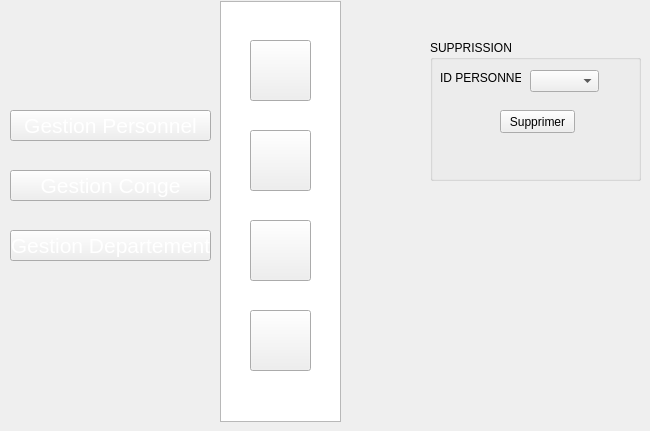
   <widget class="QWidget" name="page_16">
    <widget class="QPushButton" name="pushButton_104">
     <property name="geometry">
      <rect>
       <x>250</x>
       <y>310</y>
       <width>61</width>
       <height>61</height>
      </rect>
     </property>
     <property name="styleSheet">
      <string notr="true">image: url(:/new/prefix1/img/icon-supp2 (1).png);</string>
     </property>
     <property name="text">
      <string/>
     </property>
    </widget>
    <widget class="QPushButton" name="pushButton_105">
     <property name="geometry">
      <rect>
       <x>10</x>
       <y>170</y>
       <width>201</width>
       <height>31</height>
      </rect>
     </property>
     <property name="font">
      <font>
       <pointsize>16</pointsize>
       <weight>50</weight>
       <bold>false</bold>
      </font>
     </property>
     <property name="styleSheet">
      <string notr="true">color: rgb(255, 255, 255);

background-image: url(:/new/prefix1/img/selected2.png);</string>
     </property>
     <property name="text">
      <string>Gestion Conge</string>
     </property>
    </widget>
    <widget class="QPushButton" name="pushButton_106">
     <property name="geometry">
      <rect>
       <x>250</x>
       <y>130</y>
       <width>61</width>
       <height>61</height>
      </rect>
     </property>
     <property name="styleSheet">
      <string notr="true">image: url(:/new/prefix1/img/icon-modif2 (1).png);</string>
     </property>
     <property name="text">
      <string/>
     </property>
    </widget>
    <widget class="QPushButton" name="pushButton_107">
     <property name="geometry">
      <rect>
       <x>250</x>
       <y>40</y>
       <width>61</width>
       <height>61</height>
      </rect>
     </property>
     <property name="styleSheet">
      <string notr="true">image: url(:/new/prefix1/img/icon-ajout2.png);
background-image: url(:/new/prefix1/img/bg.png);</string>
     </property>
     <property name="text">
      <string/>
     </property>
    </widget>
    <widget class="QListView" name="listView_12">
     <property name="geometry">
      <rect>
       <x>220</x>
       <y>1</y>
       <width>121</width>
       <height>421</height>
      </rect>
     </property>
     <property name="styleSheet">
      <string notr="true">background-image: url(:/new/prefix1/img/selected.png);</string>
     </property>
    </widget>
    <widget class="QPushButton" name="pushButton_109">
     <property name="geometry">
      <rect>
       <x>10</x>
       <y>110</y>
       <width>201</width>
       <height>31</height>
      </rect>
     </property>
     <property name="font">
      <font>
       <pointsize>16</pointsize>
       <weight>50</weight>
       <bold>false</bold>
      </font>
     </property>
     <property name="styleSheet">
      <string notr="true">color: rgb(255, 255, 255);</string>
     </property>
     <property name="text">
      <string>Gestion Personnel</string>
     </property>
    </widget>
    <widget class="QPushButton" name="pushButton_110">
     <property name="geometry">
      <rect>
       <x>250</x>
       <y>220</y>
       <width>61</width>
       <height>61</height>
      </rect>
     </property>
     <property name="styleSheet">
      <string notr="true">image: url(:/new/prefix1/img/icon-afficher2.png);</string>
     </property>
     <property name="text">
      <string/>
     </property>
    </widget>
    <widget class="QPushButton" name="pushButton_131">
     <property name="geometry">
      <rect>
       <x>10</x>
       <y>230</y>
       <width>201</width>
       <height>31</height>
      </rect>
     </property>
     <property name="font">
      <font>
       <pointsize>16</pointsize>
       <weight>50</weight>
       <bold>false</bold>
      </font>
     </property>
     <property name="styleSheet">
      <string notr="true">color: rgb(255, 255, 255);</string>
     </property>
     <property name="text">
      <string>Gestion Departement</string>
     </property>
    </widget>
    <widget class="QGroupBox" name="groupBox_2">
     <property name="geometry">
      <rect>
       <x>430</x>
       <y>40</y>
       <width>211</width>
       <height>141</height>
      </rect>
     </property>
     <property name="title">
      <string>SUPPRISSION</string>
     </property>
     <widget class="QLabel" name="label_49">
      <property name="geometry">
       <rect>
        <x>10</x>
        <y>30</y>
        <width>81</width>
        <height>16</height>
       </rect>
      </property>
      <property name="text">
       <string>ID PERSONNEL:</string>
      </property>
      <property name="scaledContents">
       <bool>false</bool>
      </property>
     </widget>
     <widget class="QPushButton" name="supprimerconge">
      <property name="geometry">
       <rect>
        <x>70</x>
        <y>70</y>
        <width>75</width>
        <height>23</height>
       </rect>
      </property>
      <property name="text">
       <string>Supprimer</string>
      </property>
     </widget>
     <widget class="QComboBox" name="id_p_3">
      <property name="geometry">
       <rect>
        <x>100</x>
        <y>30</y>
        <width>69</width>
        <height>22</height>
       </rect>
      </property>
     </widget>
    </widget>
    <zorder>listView_12</zorder>
    <zorder>pushButton_104</zorder>
    <zorder>pushButton_105</zorder>
    <zorder>pushButton_106</zorder>
    <zorder>pushButton_107</zorder>
    <zorder>pushButton_109</zorder>
    <zorder>pushButton_110</zorder>
    <zorder>pushButton_131</zorder>
    <zorder>groupBox_2</zorder>
   </widget>
